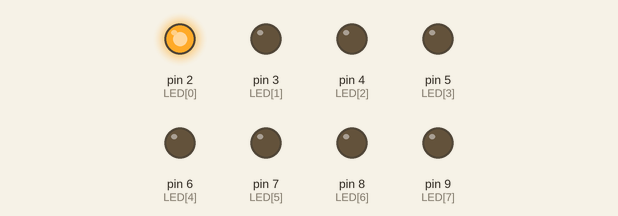
Simulated run of this sketch. Board: Arduino Uno, built with avr-gcc and run on an emulated ATmega328P. Shown: output pins drawn as LEDs (lit = HIGH).

Above: at 0.2 s.
At 1.2 s:
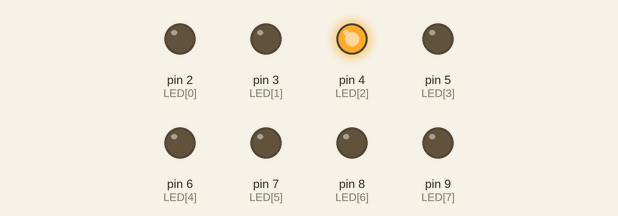
At 1.7 s:
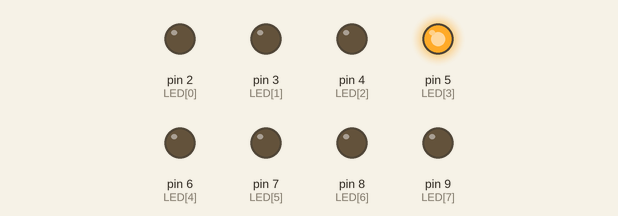
At 2.2 s:
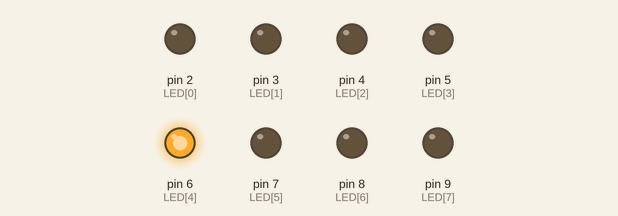
At 3.2 s:
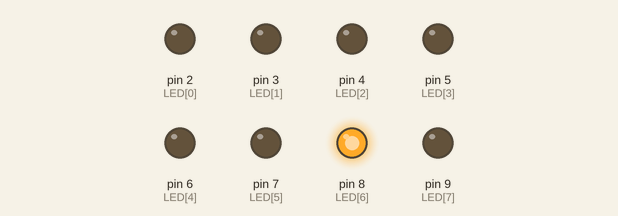
At 4.7 s:
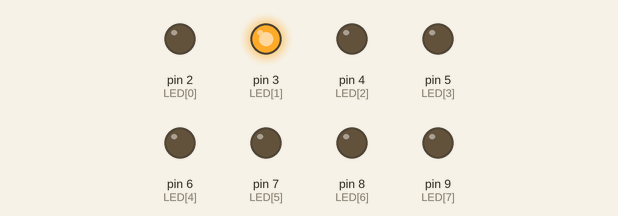
Timing chart, 0 to 5.2 s (numbered marks = the images above):
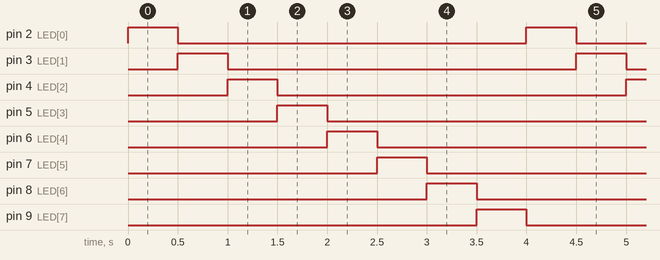

The sketch:

main.ino
```cpp
//----------------------------------------------------------------------
// CHASING 8 LEDs
// ==============
//
// In this program 8 LEDs are connected and they chase each other
//
// Author: Muhammed Alessa
// File : LEDchase
// Date : april, 2026
//----------------------------------------------------------------------
#define ON HIGH // Define ON
#define OFF LOW // Define OFF
int LED[] = {2, 3, 4, 5, 6, 7, 8, 9}; // LEDs at ports 2 to 9
void setup()
{
 for(int i = 0; i < 8; i++)
 {
 pinMode(LED[i], OUTPUT); // Configure LEDs as outputs
 digitalWrite(LED[i], OFF); // LED OFF at beginning
}
}
void loop()
{
 for(int i = 0; i < 8; i++)
 {
 digitalWrite(LED[i], ON); // LED[i[ ON
 delay(500); // 500 ms delay
 digitalWrite(LED[i], OFF); // LED[i] OFF
 }
}
```

Measured:
- by itself, pin 2 (LED[0]), pin 3 (LED[1]), pin 4 (LED[2]), pin 5 (LED[3]), pin 6 (LED[4]), pin 7 (LED[5]), pin 8 (LED[6]), pin 9 (LED[7]): alternates HIGH for 0.50 s and LOW for 3.5 s
- by itself, everything shown: repeats every 4.0 s, in 9 steps
